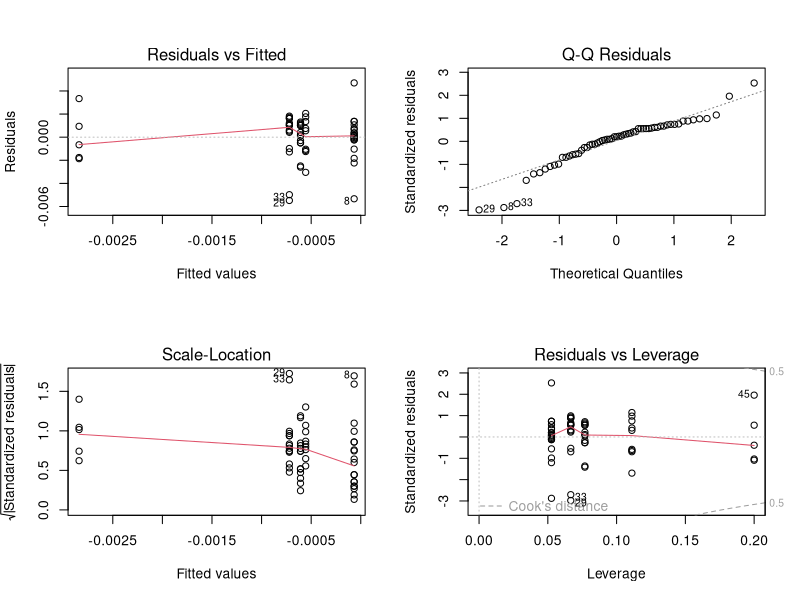
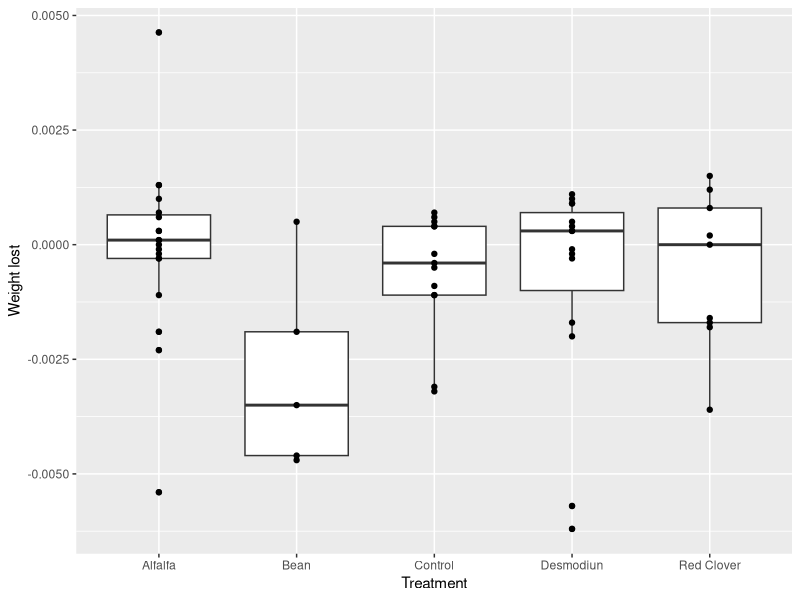
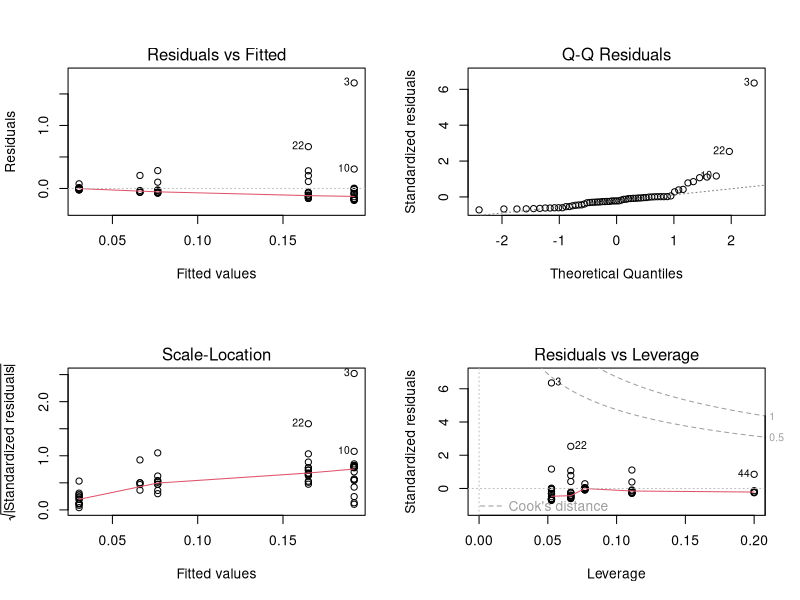
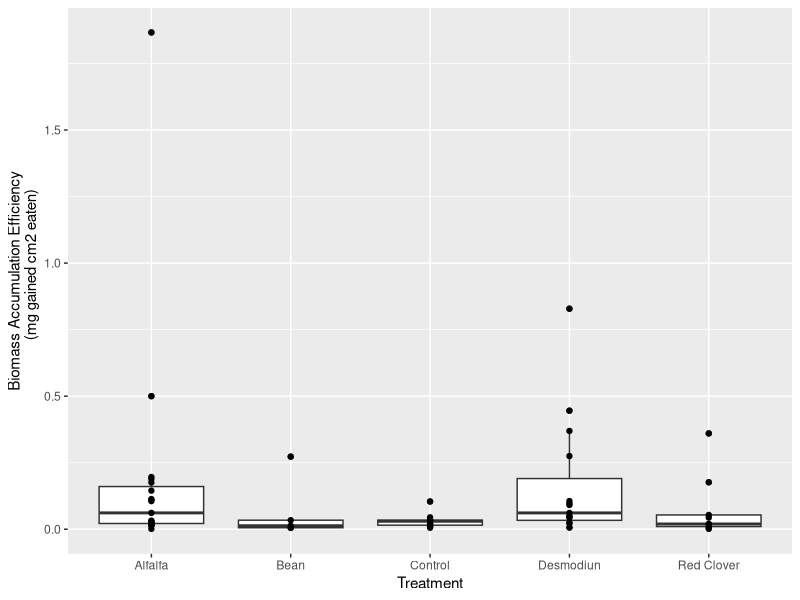

Reproduce these figures in R, in order. (Note: this script raises an error after producing the figures.)
## ---- chunk 1
knitr::opts_chunk$set(echo = TRUE)
## ---- chunk 2
library(tidyverse)

## ---- chunk 3

#data wrangling
weight <- read_csv("intercrop_bioassay.csv")

weight_loss <- weight %>% 
  filter(experiment == "intercropping") %>% 
  filter(status == "alive") %>% 
  mutate(weight_difference = initial_weight - final_weight) 
  
#anova model

aov_1 <- aov(weight_difference ~ treatment, data = weight_loss)
par(mfrow=c(2,2))
plot(aov_1)
shapiro.test(resid(aov_1))
summary(aov_1)

#Visualization

ggplot(weight_loss, aes(x = treatment, y = weight_difference)) +
  geom_boxplot() +
  geom_point()+
  labs (x = "Treatment", y = "Weight lost")
  

## ---- chunk 4

#Data wrangling

accumulation_efficiency <- weight %>% 
  select(-initial_weight, -Total_Leaf_Area, -Percent_Consumed) %>% 
  filter(status == "alive") %>% 
  mutate(accumulation = final_weight/Consumed_Leaf_Area)

#statistic
aov_3 <- aov(accumulation ~ treatment, data = accumulation_efficiency)
par(mfrow=c(2,2))
plot(aov_3)
shapiro.test(resid(aov_3))
summary(aov_3) 
  
#Data visualization

ggplot(accumulation_efficiency, aes(x = treatment, y = accumulation))+
  geom_boxplot()+
  geom_point()+
  labs (x = "Treatment", y = "Biomass Accumulation Efficiency
        (mg gained cm2 eaten)")



## ---- chunk 5
#data wrangling
choice <- read_csv("choice_assay_inter.csv")

choice_clean <- choice %>% 
  select(-Damage) %>%
  count(Choice) 

view(choice_clean)

#visualization
ggplot(data = choice_clean, aes(x = choice, y = n)) +
  geom_bar(stat="identity") +
  labs(x = "Treatment", y = "Choice Number")

## ---- chunk 6

#data wrangling
area <- read_csv("intercrop_bioassay.csv")

area_clean <- area %>% 
  filter(experiment == "intercropping") %>%
  filter(Percent_Consumed < 100) %>% 
  select(-initial_weight, -final_weight, -status) 

#model
aov_2 <- aov(Percent_Consumed ~ treatment, data = area_clean)
summary(aov_2)
plot(aov_2)

#aov_3 <- aov(Percent_Consumed ~ Treatment$Alfala, data = weight_clean)

#visualization
ggplot(area_clean, aes(x = treatment, y = Percent_Consumed)) +
  geom_boxplot() +
  geom_point()+
  labs (x = "Treatment", y = "Percent of Leaf Consumed area")

ggplot(area_clean, aes(x = treatment, y = Consumed_Leaf_Area)) +
  geom_boxplot() +
  geom_point()+
  labs (x = "Treatment", y = "Consumed Leaf are (cm2)")

## ---- chunk 7
mortality <- read_csv("intercrop_bioassay.csv")

#Data Wrangling
mortality_clean <- mortality %>% 
  filter(experiment == "intercropping") %>% 
  select(-initial_weight, -final_weight, -Total_Leaf_Area, -Consumed_Leaf_Area, -Percent_Consumed) %>% 
  group_by(treatment) %>% 
  count(status)

#chi-square test

alfalfa_vs_control <- matrix(c(19,1,13,7),nrow=2)
chisq.test(alfalfa_vs_control) #significant

bean_vs_control <- matrix(c(5,15,13,7),nrow=2)
chisq.test(bean_vs_control) #significant

desm_vs_control <- matrix(c(15,5,13,7),nrow=2)
chisq.test(desm_vs_control) #non-significant

clover_vs_control <- matrix(c(9,11,13,7),nrow=2)
chisq.test(clover_vs_control)#non-significant

#Visualizaition 
ggplot(mortality_clean, aes(x= treatment, y = n, fill = status, label = n))+
  geom_bar(stat="identity", color="black", position=position_dodge())+
  geom_text(size = 3, aes(label = n), vjust = -1)+
  labs (x = "Treatment", y = "Number of Larvae")
position = position_stack(vjust = 0.5)

## ---- chunk 8
growth <- read_csv("Plant_Height_intercropping.csv")

#Separating plant_id information into two different columns when you have no spaces
growth$plant_sp <- 0
growth$plant_rep <- 0
growth$plant_sp <- substr(growth$plant_id, 1, 1)
growth$plant_rep <- substr(growth$plant_id, 2, 3)

#Replacing the single letters to the full treatment name
growth$plant_sp <- str_replace_all(growth$plant_sp, c("D" = "Desmodium", "A" = "Alfalfa", "B" = "Bean", "R" = "Red Clover", "M" = "Maize"))

#Convert dates
growth %>% 
  mdy()
#type_convert(date = col_date(format = "%m/%d/%Y"))

#Visualization
#linear
ggplot(growth, aes(x = date, y = height_cm, color = plant_sp))+
  geom_smooth(method = "lm", se = FALSE)+
  geom_jitter(width = .2)+
  scale_y_continuous(breaks = seq(0, 50, by = 5))+
  labs(x = "Date", y = "Plant Height (cm)")

#Boxplot
ggplot(growth, aes(x = date, y = height_cm, color = plant_sp))+
  geom_boxplot(aes(fill = plant_sp), alpha = 0.5)+
  scale_y_continuous(breaks = seq(0, 50, by = 5))+
  labs(x = "Date", y = "Plant Height (cm)")
